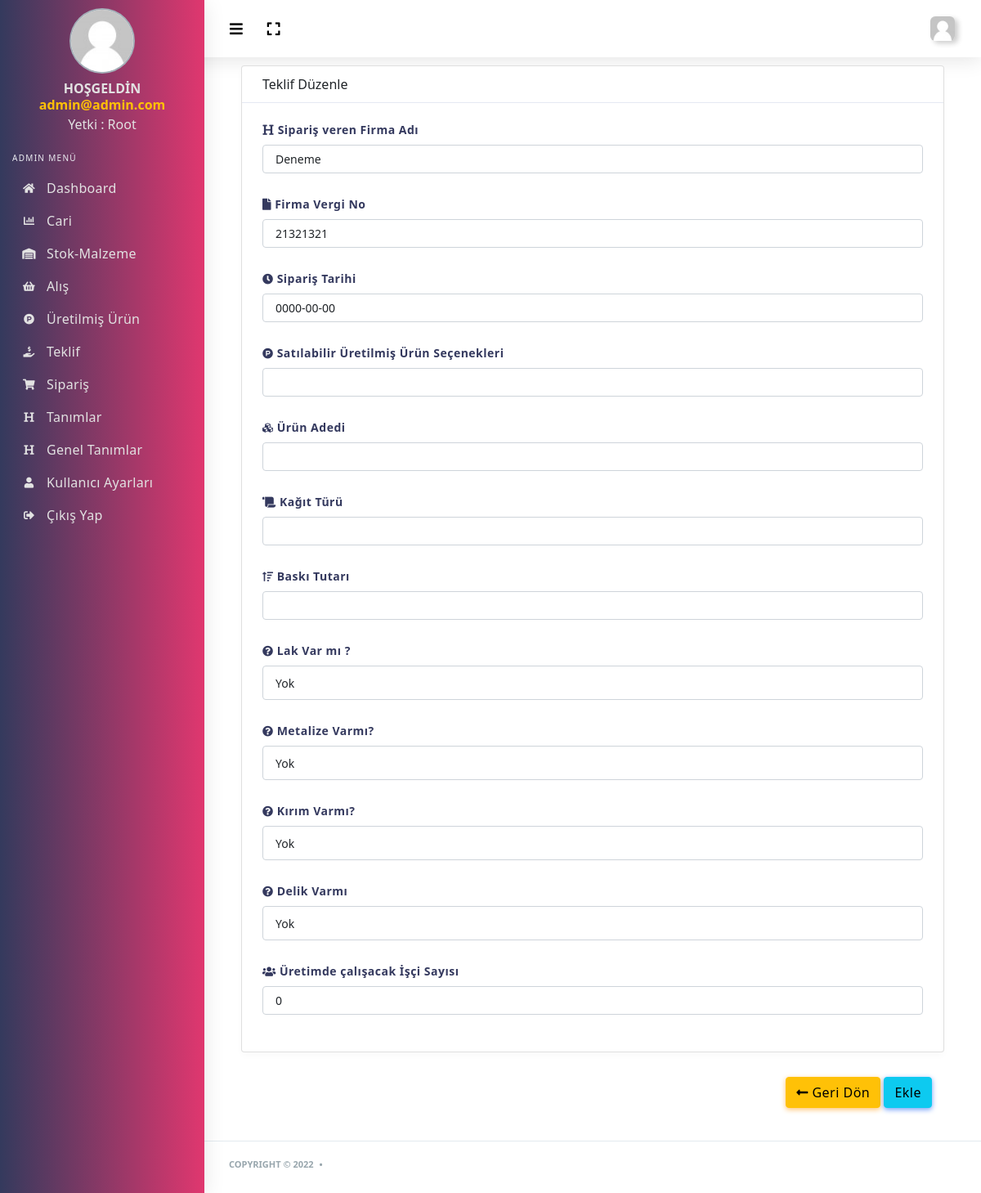
/admin/teklif-duzenle.php?id=38 (signed in), run on an earlier commit of the app's database.
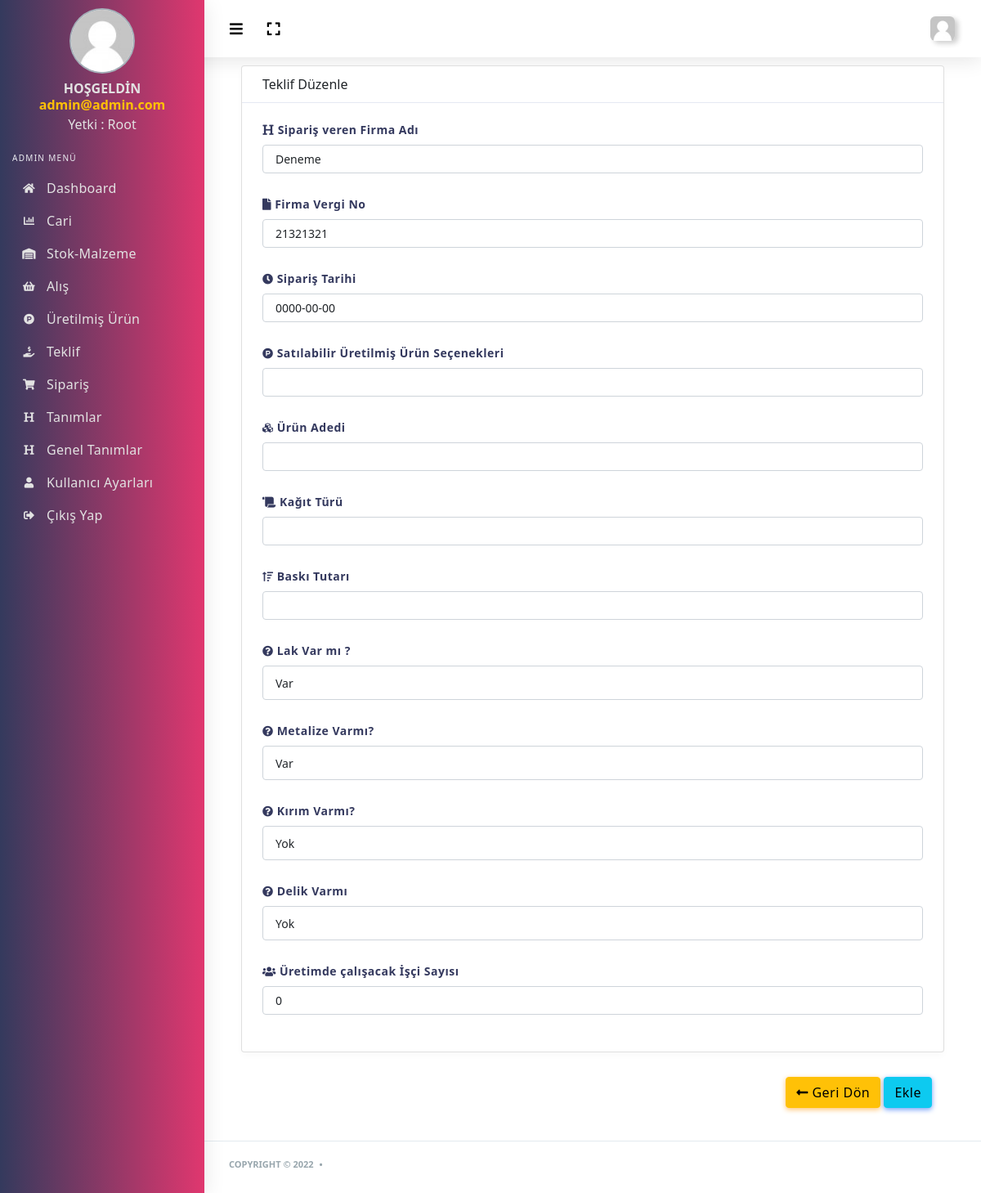
And on a later commit of the database.
### tables this page shows
CREATE TABLE `teklifekrani_tbl` (
  `id` int(11) NOT NULL,
  `teklif_firmaad` varchar(255) NOT NULL,
  `teklif_firmavergino` varchar(255) NOT NULL,
  `teklif_siparistarihi` date NOT NULL,
  `teklif_satilabilirurunsecenekleri` varchar(255) NOT NULL,
  `teklif_urunadedi` varchar(255) NOT NULL,
  `teklif_kagitturu` varchar(255) NOT NULL,
  `teklif_baskitutari` varchar(255) NOT NULL,
  `teklif_lakvarmi` tinyint(1) NOT NULL,
  `teklif_metalizevarmi` tinyint(1) NOT NULL,
  `teklif_kirimvarmi` tinyint(1) NOT NULL,
  `teklif_delikvarmi` tinyint(1) NOT NULL,
  `teklif_iscisayisi` int(11) NOT NULL
);

### admin/teklif-duzenle.php (the view, shortened to what this page needs)
<?php include 'header.php' ?>
<?php include 'sidebar.php';
$teklifsor=$db->prepare("SELECT * FROM teklifekrani_tbl where id=:id");
$teklifsor->execute(array("id" => $_GET['id']));
$teklifcek=$teklifsor->fetch(PDO::FETCH_ASSOC);
?>
<div class="main-content">
	<div class="col-12 col-md-12 col-lg-12">
		<div class="card">
			<div class="card-header">
				<h4>Teklif Düzenle</h4>
			</div>
			<form action="../islem.php" method="POST" enctype="multipart/form-data">
				<div class="card-body">
					<div class="form-group">
						<label><i class="fa fa-heading"></i> Sipariş veren Firma Adı</label>
						<input type="text" name="teklif_firmaad" class="form-control" value="<?=$teklifcek['teklif_firmaad'] ?>">
					</div>
					<div class="form-group">
						<label><i class="fa fa-file"></i> Firma Vergi No</label>
						<input type="text" name="teklif_firmavergino" class="form-control" value="<?=$teklifcek['teklif_firmavergino'] ?>">
					</div>
					<div class="form-group">
						<label><i class="fas fa-clock"></i> Sipariş Tarihi</label>
						<input type="text" name="teklif_siparistarihi" class="form-control" value="<?=$teklifcek['teklif_siparistarihi'] ?>">
					</div>
					<div class="form-group">
						<label><i class="fab fa-product-hunt"></i> Satılabilir Üretilmiş Ürün Seçenekleri</label>
						<input type="text" name="teklif_satilabilirurunsecenekleri" class="form-control" value="<?=$teklifcek['teklif_satilabilirurunsecenekleri'] ?>">
					</div>
					<div class="form-group">
						<label><i class="fas fa-cubes"></i> Ürün Adedi</label>
						<input type="text" name="teklif_urunadedi" class="form-control" value="<?=$teklifcek['teklif_urunadedi'] ?>">
					</div>
					<div class="form-group">
						<label><i class="fas fa-scroll"></i> Kağıt Türü</label>
						<input type="text" name="teklif_kagitturu" class="form-control" value="<?=$teklifcek['teklif_kagitturu'] ?>">
					</div>
					<div class="form-group">
						<label><i class="fas fa-sort-amount-up"></i> Baskı Tutarı</label>
						<input type="text" name="teklif_baskitutari" class="form-control" value="<?=$teklifcek['teklif_baskitutari'] ?>">
					</div>
					<div class="form-group">
						<label><i class="fas fa-question-circle"></i>  Lak Var mı ?</label>
						<select name="teklif_lakvarmi" class="form-control" id="alis_teslimdurumu">
							<?php if ($teklifcek['teklif_lakvarmi'] == 0) {?>
								<option value="0">Yok</option>
							<?php }else {?>
								<option value="1">Var</option>
							<?php } ?>
						</select>
					</div>
					<div class="form-group">
						<label><i class="fas fa-question-circle"></i>  Metalize Varmı?</label>
						<select name="teklif_metalizevarmi" class="form-control" id="teklif_metalizevarmi">
							<?php if ($teklifcek['teklif_metalizevarmi'] == 0) {?>
								<option value="0">Yok</option>
							<?php }else {?>
								<option value="1">Var</option>
							<?php } ?>
						</select>
					</div>
					<div class="form-group">
						<label><i class="fas fa-question-circle"></i>  Kırım Varmı?</label>
						<select name="teklif_kirimvarmi" class="form-control" id="teklif_kirimvarmi">
							<?php if ($teklifcek['teklif_kirimvarmi'] == 0) {?>
								<option value="0">Yok</option>
							<?php }else {?>
								<option value="1">Var</option>
								<option value="0">Yok</option>
							<?php } ?>
						</select>
					</div>
					<div class="form-group">
						<label><i class="fas fa-question-circle"></i>  Delik Varmı</label>
						<select name="teklif_delikvarmi" class="form-control" id="teklif_delikvarmi">
							<?php if ($teklifcek['teklif_delikvarmi'] == 0) {?>
								<option value="0">Yok</option>
							<?php }else {?>
								<option value="1">Var</option>
								<option value="0">Yok</option>
							<?php } ?>
						</select>
					</div>
					<div class="form-group">
						<label><i class="fas fa-users"></i> Üretimde çalışacak İşçi Sayısı</label>
						<input type="text" name="teklif_iscisayisi" class="form-control" value="<?=$teklifcek['teklif_iscisayisi'] ?>">
					</div>
				</div>
			</div>
			<div class="col-md-12 text-right">
				<a class="btn btn-warning" href="teklif.php"><i class="fa fa-long-arrow-alt-left"></i> Geri Dön</a>
				<button class="btn btn-info" type="submit" name="teklifduzenle">Ekle</button>
			</div>
</div>
</div>
</div>
</div>
<?php include 'footer.php' ?>

What changed in the data, as far as the page shows it:
changed teklifekrani_tbl "Deneme": teklif_lakvarmi "Yok" → "Var"; teklif_metalizevarmi "Yok" → "Var"
